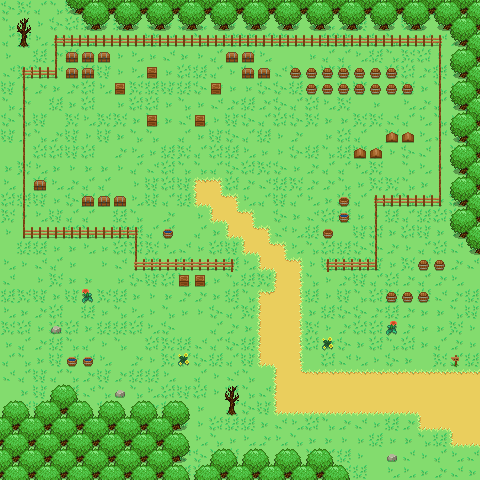

Rendered tile map (Tiled .tmx) drawn with the repository's tilesets; below, a short description and the map source with its tile grids summarised:
An orthogonal 30x30 tile map with 16x16 px tiles, 4 tile layers (Warstwa Kafelków 1, Warstwa Kafelków 2, Warstwa Kafelków 3, Warstwa Kafelków 4), 2 tilesets.

<map version="1.5" tiledversion="1.6.0" orientation="orthogonal" renderorder="right-up" width="30" height="30" tilewidth="16" tileheight="16" infinite="0" nextlayerid="5" nextobjectid="1">
 <tileset firstgid="1" source="../tilesets/grassy_terrain/grassy_static.tsx" />
 <tileset firstgid="144" source="../tilesets/grassy_terrain/grassy_anim.tsx" />
 <layer id="1" name="Warstwa Kafelków 1" width="30" height="30">
  <data>[900 cells, 900 non-empty, 26 distinct tile ids]</data>
 </layer>
 <layer id="2" name="Warstwa Kafelków 2" width="30" height="30">
  <data>[900 cells, 267 non-empty, 28 distinct tile ids]</data>
 </layer>
 <layer id="3" name="Warstwa Kafelków 3" width="30" height="30">
  <data>[900 cells, 27 non-empty, 3 distinct tile ids]</data>
 </layer>
 <layer id="4" name="Warstwa Kafelków 4" width="30" height="30">
  <data>[900 cells, 0 non-empty, 0 distinct tile ids]</data>
 </layer>
</map>
